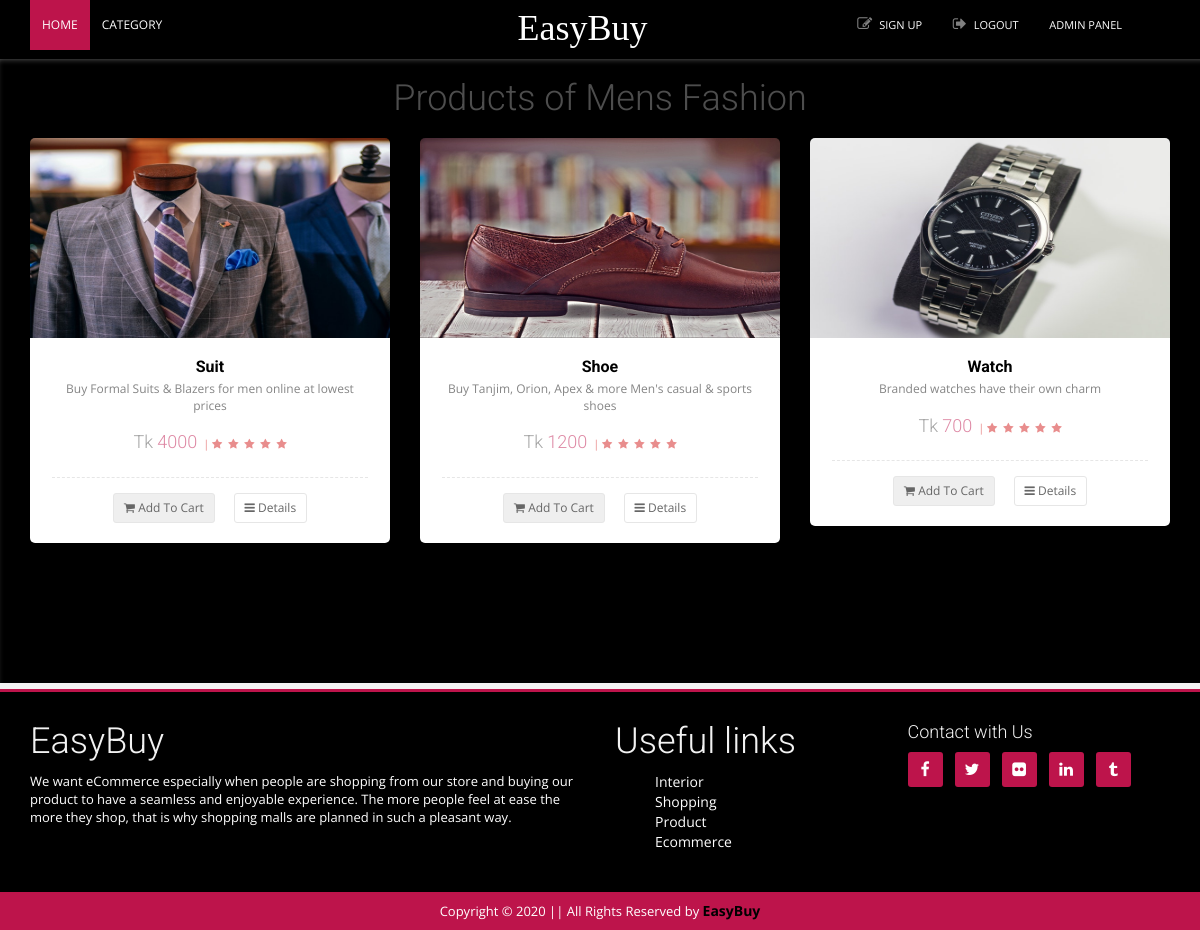
The page /views/product/product.php?Id=1 (signed in) on the database its author committed.
### tables this page shows
CREATE TABLE `subcategory` (
  `Id` int(11) NOT NULL,
  `Name` varchar(30) NOT NULL,
  `Category_Id` int(11) NOT NULL,
  `Description` varchar(500) NOT NULL,
  `img_path` varchar(100) NOT NULL
);

CREATE TABLE `product` (
  `Id` int(11) NOT NULL,
  `Name` varchar(30) NOT NULL,
  `Buying_Price` float NOT NULL,
  `Selling_Price` float NOT NULL,
  `Quantity` int(11) NOT NULL,
  `Status` varchar(50) NOT NULL,
  `Description` varchar(500) NOT NULL,
  `Sub_Category_Id` int(11) NOT NULL,
  `img_path` varchar(1000) DEFAULT NULL,
  `Date_Time` datetime NOT NULL
);

### app/controller/userController.php (called while the page is built, shortened)
<?php
	function product(){
		$id = $_REQUEST['Id'];
		$sql = "select * from product where Sub_Category_Id = ".$id."";
		$jsonData = readQuery($sql);
		$data = json_decode($jsonData);
		return $data;
	}
	function subcat(){
		$id = $_REQUEST['Id'];
		$sql = "select * from subcategory where Id = ".$id."";
		$jsonData = readQuery($sql);
		$data = json_decode($jsonData);
		return $data;
	}
?>

### app/model/model.php (called while the page is built, shortened)
<?php
    function readQuery($sql)
    {
        $conn = new mysqli(servername , username, password, databaseName);
        $arr = [];
        $result = $conn->query($sql);
        if ($result == TRUE) {
            while($row = $result->fetch_assoc()) {
                $arr[] = $row;
            }
        }
        else
        {
            echo "Error: " . $conn->error;
        }
        $json_data = json_encode($arr);
        return $json_data;
    }
?>

### views/product/product.php (the view, shortened to what this page needs)
 <?php
    include CON_FRONT.'userController.php';
    $product = product();
    $subcat = subcat();
?>
 <html>
 <head>
     <?php include '../layout/header.php';?>
 </head>
 <body>
     <div class="global-wrap">
         <div class="bg-holder">
             <div class="container">
                 <div class="row">
                     <div class="col-md-12">
                         <div class="row">
                             <div class="col-md-12">
                                 <div class="ctitle">
                                     <?php foreach($subcat as $s)
                                    { ?>
                                     <h1>Products of <?= $s->Name ?></h1>
                                     <?php } ?>
                                 </div>
                             </div>
                         </div>
                         <div class="row row-wrap">
                             <?php foreach($product as $p)
                            { ?>
                             <div class="col-md-4">
                                 <div class="product-thumb">
                                     <header class="product-header">
                                         <img src="<?php echo RSR.$p->img_path; ?>" alt="Image Alternative text"
                                             title="The Hidden Power of the Heart" height="200" width="80" />
                                     </header>
                                     <div class="product-inner">
                                         <h5 class="product-title"><?= $p->Name ?></h5>
                                         <p class="product-desciption"><?= $p->Description ?></p>
                                         <div class="product-meta">
                                             <ul class="icon-group icon-list-rating icon-list-non-rated"
                                                 title="not rated yet">
                                                 <li>
                                                     <h4>Tk <span class="pr-price"><?= $p->Selling_Price ?></span></h4>
                                                 </li><span> | </span>
                                                 <li><i class="fa fa-star"></i>
                                                 </li>
                                                 <li><i class="fa fa-star"></i>
                                                 </li>
                                                 <li><i class="fa fa-star"></i>
                                                 </li>
                                                 <li><i class="fa fa-star"></i>
                                                 </li>
                                                 <li><i class="fa fa-star"></i>
                                                 </li>
                                             </ul>
                                             <ul class="product-actions-list">
                                                 <li><button class="btn btn-sm" onclick=addToCart(<?= $p->Id ?>,1);><i
                                                             class="fa fa-shopping-cart"></i> Add To Cart</a>
                                                 </li>
                                                 <li><a class="btn btn-sm" href="details.php?Id=<?= $p->Id ?>"><i
                                                             class="fa fa-bars"></i> Details</a>
                                                 </li>
                                             </ul>
                                         </div>
                                     </div>
                                 </div>
                             </div>
                             <?php } ?>
                         </div>
                         <div class="gap"></div>
                     </div>
                 </div>
             </div>
         </div>
     </div>
     <footer>
         <?php include '../layout/footer.php'?>
     </footer>
 </html>

### views/layout/header.php (shortened to what this page needs)
<html>
<div class="global-wrap">
    <?php include 'link.php';
    ?>
    <body>
        <header class="main">
            <div class="container">
                <div class="row">
                    <div class="col-md-5">
                        <nav>
                            <ul class="nav nav-pills flexnav" id="flexnav" data-breakpoint="800">
                                <li class="active"><a href="<?= VIEW_FRONT."index.php"?>">Home</a></li>
                                <li><a href="<?= VIEW_FRONT."index.php"?>">Category</a>
                                </li>
                            </ul>
                        </nav>
                    </div>
                    <div class="col-md-2 logo">
                        <a href=""><h1>EasyBuy</h1></a>
                    </div>
                    <div class="col-md-5">
                        <ul class="login-register">
                            <li><a href="<?= VIEW_FRONT."customer/create.php"?>" data-effect="mfp-move-from-top">Sign up</a>
                            </li>
                            <?php if(!empty($_SESSION)) { ?>
                            <li><a href="<?= VIEW_FRONT."login/logout.php"?>"><i class="fa fa-sign-out"></i>Logout</a>
                            </li>
                            <?php if($_SESSION['userType'] == 'admin') { ?>
                            <li><a href="<?= VIEW_FRONT."admin/index.php"?>" ><i class=""></i>Admin Panel</a>
                            </li>
                            <?php } ?>
                            <?php } ?>
                        </ul>
                    </div>
                </div>
            </div>
        </header>
    </body>
</html>

### views/layout/link.php (shortened to what this page needs)
<link rel="stylesheet" href="../../resources/css/boostrap.css">
<link rel="stylesheet" href="../../resources/css/font_awesome.css">
<link rel="stylesheet" href="../../resources/css/styles.css">
<link rel="stylesheet" href="../../resources/css/mystyles.css">
<link rel="stylesheet" href="../../resources/css/switcher.css">

### views/layout/footer.php
<!DOCTYPE html>
<html>
 <body>
<?php include 'link.php';?>
<footer class="main" id="main-footer">
           <div class="footer-top-area">
               <div class="container">
                   <div class="row row-wrap">
                       <div class="col-md-6">
                           <h1>EasyBuy</h1>
                           <p>We want eCommerce especially when people are shopping from our store and buying our product to have a seamless and enjoyable experience. The more people feel at ease the more they shop, that is why shopping malls are planned in such a pleasant way.</p>
                       </div>
                       <div class="col-md-3">
                       <h1>Useful links</h1>
                           <div class="useful-link">
                               <ul>
                                   <li><a href=""></a>Interior</li>
                                   <li><a href=""></a>Shopping</li>
                                   <li><a href=""></a>Product</li>
                                   <li><a href=""></a>Ecommerce</li>
                               </ul>
                           </div>
                       </div>
                       <div class="col-md-3">
                           <h4>Contact with Us</h4>
                           <ul class="list list-social">
                               <li>
                                   <a class="fa fa-facebook box-icon" href="#" data-toggle="tooltip" title="Facebook"></a>
                               </li>
                               <li>
                                   <a class="fa fa-twitter box-icon" href="#" data-toggle="tooltip" title="Twitter"></a>
                               </li>
                               <li>
                                   <a class="fa fa-flickr box-icon" href="#" data-toggle="tooltip" title="Flickr"></a>
                               </li>
                               <li>
                                   <a class="fa fa-linkedin box-icon" href="#" data-toggle="tooltip" title="LinkedIn"></a>
                               </li>
                               <li>
                                   <a class="fa fa-tumblr box-icon" href="#" data-toggle="tooltip" title="Tumblr"></a>
                               </li>
                           </ul>
                       </div>
                   </div>
               </div>
           </div>
           <div class="footer-copyright">
               <div class="container">
                   <div class="row">
                       <div class="col-md-12  text-center">
                           <p>Copyright © 2020 || All Rights Reserved by <span>EasyBuy</span></p>
                       </div>
                   </div>
               </div>
           </div>
       </footer>
   </body>
</html>

### rows shown on the page
subcategory: Name "Mens Fashion"
product: img_path (picture), Name "Suit", Description "Buy Formal Suits & Blazers for men online at lowest prices", Selling_Price "4000"
product: img_path (picture), Name "Shoe", Description "Buy Tanjim, Orion, Apex & more Men's casual & sports shoes", Selling_Price "1200"
product: img_path (picture), Name "Watch", Description "Branded watches have their own charm", Selling_Price "700"
